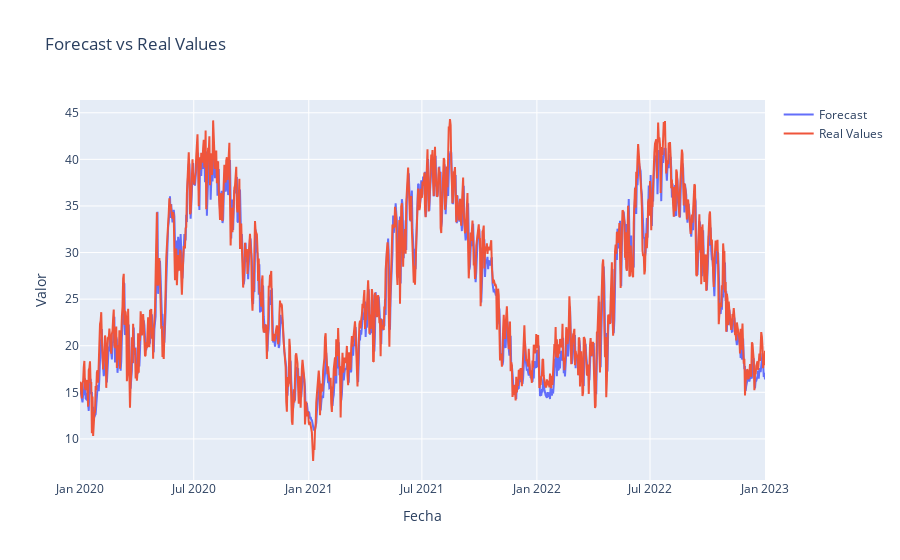

Notebook cell for this chart:
### Code cell
generate_plot(forecast_GRU)

### Figure 1 — Plotly figure (JSON) as saved in the notebook; plotly's stock layout.template omitted (floating-point values rounded to 4 significant figures; data arrays with more than 128 entries replaced by an {"elided": "..."} marker saying what was removed)
{"data": [{"mode": "lines", "name": "Forecast", "type": "scatter", "x": {"elided": "1097 str values"}, "y": {"elided": "1097 float values"}}, {"mode": "lines", "name": "Real Values", "type": "scatter", "x": {"elided": "1097 str values"}, "y": {"elided": "1097 float values"}}], "layout": {"title": {"text": "Forecast vs Real Values"}, "xaxis": {"anchor": "y", "domain": [0, 1], "title": {"text": "Fecha"}}, "yaxis": {"anchor": "x", "domain": [0, 1], "title": {"text": "Valor"}}}}
